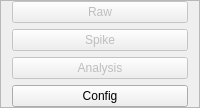
           <widget class="QFrame" name="nav">
            <property name="minimumSize">
             <size>
              <width>150</width>
              <height>0</height>
             </size>
            </property>
            <property name="frameShape">
             <enum>QFrame::StyledPanel</enum>
            </property>
            <property name="frameShadow">
             <enum>QFrame::Raised</enum>
            </property>
            <layout class="QVBoxLayout" name="verticalLayout_4">
             <property name="topMargin">
              <number>0</number>
             </property>
             <property name="bottomMargin">
              <number>0</number>
             </property>
             <item>
              <widget class="QPushButton" name="rawBtn">
               <property name="enabled">
                <bool>false</bool>
               </property>
               <property name="styleSheet">
                <string notr="true"/>
               </property>
               <property name="text">
                <string>Raw</string>
               </property>
               <property name="icon">
                <iconset resource="../../resources/resources.qrc">
                 <normaloff>:/resources/icons_2/finger-print-outline.svg</normaloff>:/resources/icons_2/finger-print-outline.svg</iconset>
               </property>
               <property name="iconSize">
                <size>
                 <width>24</width>
                 <height>24</height>
                </size>
               </property>
              </widget>
             </item>
             <item>
              <widget class="QPushButton" name="spikeBtn">
               <property name="enabled">
                <bool>false</bool>
               </property>
               <property name="text">
                <string>Spike</string>
               </property>
               <property name="icon">
                <iconset resource="../../resources/resources.qrc">
                 <normaloff>:/resources/icons_2/pulse-outline.svg</normaloff>:/resources/icons_2/pulse-outline.svg</iconset>
               </property>
               <property name="iconSize">
                <size>
                 <width>24</width>
                 <height>24</height>
                </size>
               </property>
              </widget>
             </item>
             <item>
              <widget class="QPushButton" name="analysisBtn">
               <property name="enabled">
                <bool>false</bool>
               </property>
               <property name="text">
                <string>Analysis</string>
               </property>
               <property name="icon">
                <iconset resource="../../resources/resources.qrc">
                 <normaloff>:/resources/icons_2/bar-chart-outline.svg</normaloff>:/resources/icons_2/bar-chart-outline.svg</iconset>
               </property>
               <property name="iconSize">
                <size>
                 <width>24</width>
                 <height>24</height>
                </size>
               </property>
              </widget>
             </item>
             <item>
              <widget class="QPushButton" name="configBtn">
               <property name="text">
                <string>Config</string>
               </property>
               <property name="icon">
                <iconset resource="../../resources/resources.qrc">
                 <normaloff>:/resources/icons/tool.svg</normaloff>:/resources/icons/tool.svg</iconset>
               </property>
               <property name="iconSize">
                <size>
                 <width>24</width>
                 <height>24</height>
                </size>
               </property>
              </widget>
             </item>
            </layout>
           </widget>
